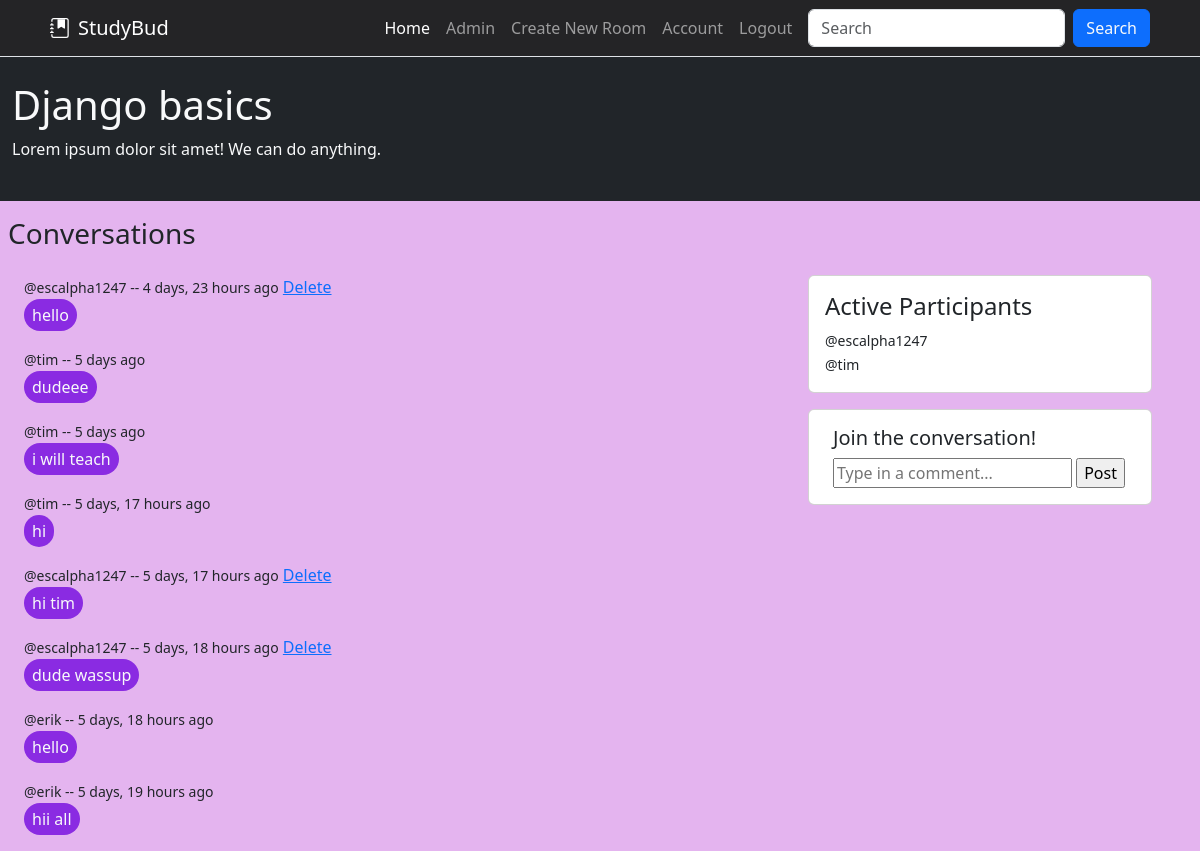
The app's page /room/7/ (signed in) with its own data.
### base/models.py (models this page shows, shortened)
class Room(models.Model):
    host = models.ForeignKey(User, on_delete=models.SET_NULL, null=True)
    topic = models.ForeignKey(Topic, on_delete=models.SET_NULL, null=True)
    name = models.CharField(max_length=200)
    description = models.TextField(null=True, blank=True) # Null is allowed, by default is false!
    participants = models.ManyToManyField(User, related_name='participants', blank=True)
    updated = models.DateTimeField(auto_now=True) # takes snapshot everytime its saved
    created = models.DateTimeField(auto_now_add=True) # only takes snapshot when saved first time
    class Meta:
        ordering = ['-updated', '-created'] # '-' sign makes newer one come at top

class Message(models.Model):
    user = models.ForeignKey(User, on_delete=models.CASCADE)
    room = models.ForeignKey(Room, on_delete=models.CASCADE) # This will delete all messages in a room after the room is deleted.
    body = models.TextField() # required
    updated = models.DateTimeField(auto_now=True) # takes snapshot everytime its saved
    created = models.DateTimeField(auto_now_add=True) # only takes snapshot when saved first time
    class Meta:
        ordering = ['-updated', '-created']

### base/views.py (the view)
# urls.py: path('room/<str:pk>/', views.room, name="room"),
def room(request, pk):
    q = request.GET.get('q') if request.GET.get('q') != None else ''
    room = Room.objects.get(id=pk)
    room_messages = room.message_set.all()
    participants = room.participants.all()
    if request.method == "POST":
        message = Message.objects.create(user=request.user, room=room, body=request.POST.get('comment'))
        room.participants.add(request.user)
        return redirect('room', pk=room.id)
    context = {'room': room, 'room_messages':room_messages, 'participants':participants}
    return render(request, 'base/room.html', context)

### base/templates/base/room.html (shortened to what this page needs)
{% extends 'main.html' %}
{% load static %}
{% block content %}
<div class="container-fluid px-0 py-0">
    <div class="container-fluid border border-top border-0 py-4 bg-dark text-light">
        <h1>{{ room.name }}</h1>
        <p style="font-size: 1em;">{{ room.description }}</p>
    </div>
    <h3 class="px-2 py-3">Conversations</h3>
    <div class="row container-fluid">
        <div class="col-8">
            <div name="conversation" class="container-fluid">
                {% for message in room_messages %}
                <small>@{{message.user}} -- {{message.created|timesince}} ago</small>
                {%if request.user == message.user%}
                <a href="{% url 'delete-message' message.id %}">Delete</a>
                {% endif %}
                <p class="text-light rounded-pill px-2 py-1" style="width: fit-content;background-color: blueviolet;border-color: blueviolet; border-width: 1rem;">{{message.body}}</p>
                {% endfor %}
            </div>
        </div>
        <div class="col-4">
            <div class="container">
                <div class="card">
                    <div class="card-body">
                        <h4 class="card-title">Active Participants</h4>
                        {% for user in participants %}
                        <div class="">
                            <small class="card-link">@{{user.username}}</small>
                        </div>
                        {% endfor %}
                    </div>
                </div>
            </div>
            <div class="container pt-3">
                {%if request.user.is_authenticated%}
                <div class="card p-3">
                    <h5 class="px-2">Join the conversation!</h5>
                    <form method="POST" action="" class="px-2">
                        <input type="text" name="comment" placeholder="Type in a comment...">
                        <input type="submit" value="Post">
                    </form>
                </div>
                {%endif%}
            </div>
        </div>
    </div>
</div>
{% endblock content %}

### static/styles/main.css (style rules this page uses)
body { background-color:#e4b4ef; }

### records on screen
Room: name "Django basics", description "Lorem ipsum dolor sit amet! We can do anything."
Message: user "escalpha1247", created "4 days, 23 hours", shows "Delete", body "hello"
Message: user "tim", created "5 days", body "dudeee"
Message: user "tim", created "5 days", body "i will teach"
Message: user "tim", created "5 days, 17 hours", body "hi"
Message: user "escalpha1247", created "5 days, 17 hours", shows "Delete", body "hi tim"
Message: user "escalpha1247", created "5 days, 18 hours", shows "Delete", body "dude wassup"
Message: user "erik", created "5 days, 18 hours", body "hello"
Message: user "erik", created "5 days, 19 hours", body "hii all"

### other values on screen
{{ user.username }} "escalpha1247"
{{ user.username }} "tim"
